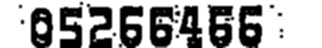

This chart was generated by the following Python code:
# 测试投影法切割
import cv2 as cv
import numpy
from matplotlib import pyplot as plt
from utils import util

if __name__ == "__main__":
    path = "./numrois/"
    fileName = "110num.jpg"
    img = cv.imread(path + fileName, 0)
    # img = cv.Canny(img, 100, 200)
    # img = 255 - img
    img = cv.adaptiveThreshold(img, 255, cv.ADAPTIVE_THRESH_GAUSSIAN_C, cv.THRESH_BINARY, 9, 7)
    # util.show_img_in_cv(img)
    # height, width = img.shape[:2]
    # ret, thresh = cv.threshold(img, 127, 255, cv.THRESH_BINARY)
    kernel = cv.getStructuringElement(cv.MORPH_RECT, (2, 2))  # 形态学处理:定义矩形结构
    closed = cv.erode(img, kernel, iterations=2)
    closed = cv.GaussianBlur(closed, (3, 3), 1)
    cv.imwrite("test.jpg", closed)
    # util.show_img_in_cv(img)
    # height, width = closed.shape
    # v = [0] * width
    # z = [0] * height
    # a = 0
    # # 垂直投影
    # # 统计并存储每一列的黑点数
    # for x in range(0, width):
    #     for y in range(0, height):
    #         if closed[y, x] == 0:
    #             a = a + 1
    #         else:
    #             continue
    #     v[x] = a
    #     a = 0
    #
    # 创建空白图片，绘制垂直投影图
    # emptyImage = numpy.zeros((height, width, 3), numpy.uint8)
    # for x in range(0, width):
    #     for y in range(0, v[x]):
    #         b = (255, 255, 255)
    #         emptyImage[y, x] = b
    # util.show_img_in_cv(emptyImage)
